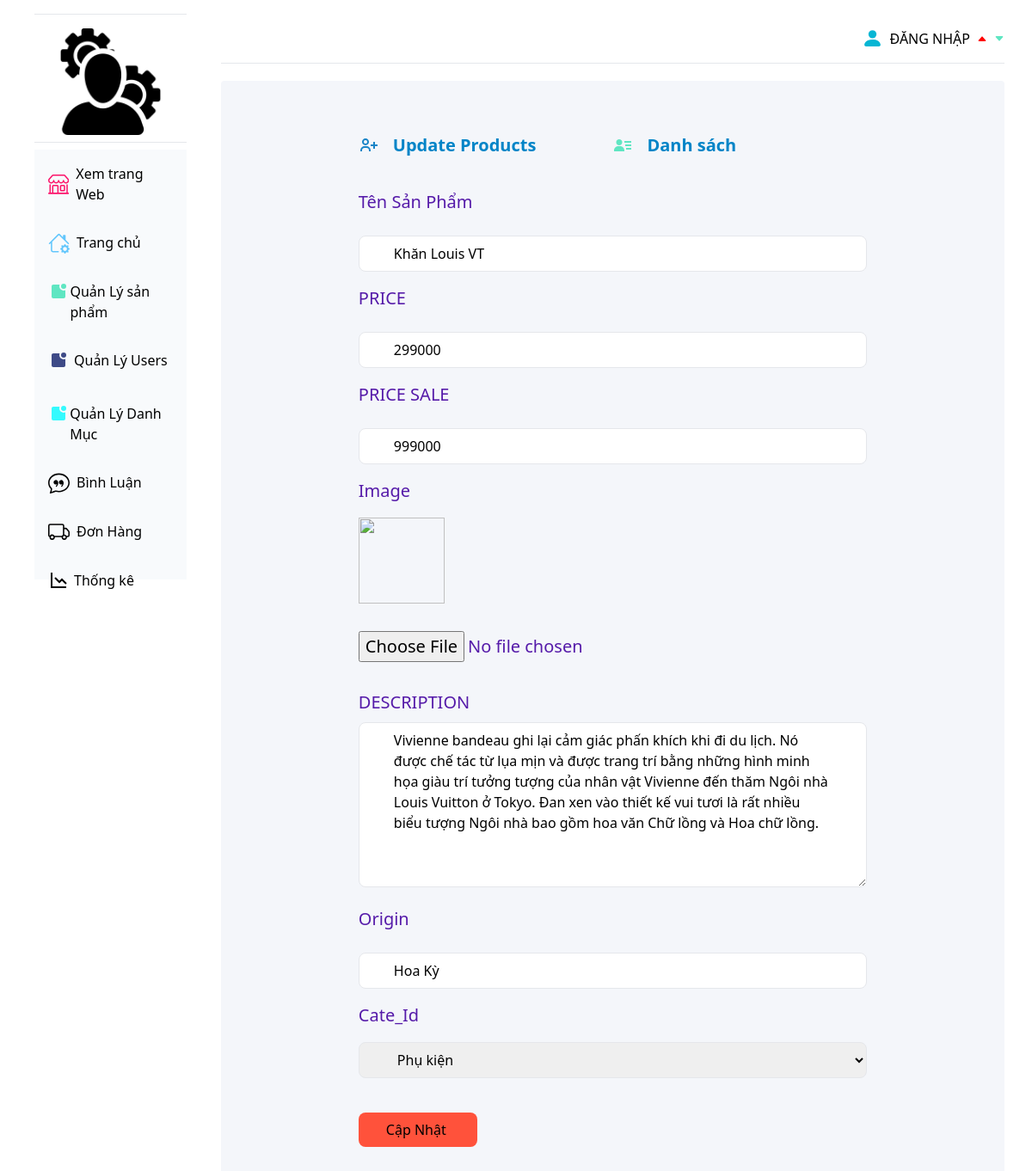
Screenshot of /admin/index.php?act=sua_san_pham&id=8 with the database file from the repository.
### tables this page shows
CREATE TABLE `product` (
  `id` int(11) NOT NULL,
  `id_categories` int(11) DEFAULT NULL,
  `product_name` varchar(255) DEFAULT NULL,
  `product_price` varchar(255) DEFAULT NULL,
  `product_price_sale` varchar(255) DEFAULT NULL,
  `description` text DEFAULT NULL,
  `origin` varchar(255) DEFAULT NULL,
  `image` varchar(255) DEFAULT NULL,
  `image2` varchar(255) DEFAULT NULL,
  `image3` varchar(255) DEFAULT NULL,
  `view` int(11) NOT NULL
);

### guest/pdo.php (called while the page is built, shortened)
<?php
function pdo_get_connection()
{
    $dburl = "mysql:host=localhost;dbname=duan1;charset=utf8";
    $username = 'root';
    $password = '';
    $conn = new PDO($dburl, $username, $password);
    $conn->setAttribute(PDO::ATTR_ERRMODE, PDO::ERRMODE_EXCEPTION);
    return $conn;
}
function pdo_query($sql)
{
    $sql_args = array_slice(func_get_args(), 1);
    try {
        $conn = pdo_get_connection();
        $stmt = $conn->prepare($sql);
        $stmt->execute($sql_args);
        $rows = $stmt->fetchAll();
        return $rows;
    } catch (PDOException $e) {
        throw $e;
    } finally {
        unset($conn);
    }
}
function pdo_query_one($sql)
{
    $sql_args = array_slice(func_get_args(), 1);
    try {
        $conn = pdo_get_connection();
        $stmt = $conn->prepare($sql);
        $stmt->execute($sql_args);
        $row = $stmt->fetch(PDO::FETCH_ASSOC);
        return $row;
    } catch (PDOException $e) {
        throw $e;
    } finally {
        unset($conn);
    }
}

### guest/product.php (called while the page is built, shortened)
<?php
require_once "pdo.php";
function lay_san_pham_theo_ma($id)
{
    $sql = "SELECT * FROM product WHERE id = $id";
    $san_pham = pdo_query_one($sql);
    return $san_pham;
}

### guest/category.php (called while the page is built, shortened)
<?php
require_once "pdo.php";
function lay_tat_ca_danh_muc($order = "DESC")
{
    $sql = "SELECT * FROM categories ORDER BY id $order";
    $ds_danh_muc = pdo_query($sql);
    return $ds_danh_muc;
}

### admin/san_pham/updatesp.php (the view, shortened to what this page needs)
<?php
if (is_array($san_pham)) {
    extract($san_pham);
    $image2 = "../upload/" . $image2;
}
?>
<div class="home mt-5 px-40 py-10 mr-8 bg-[#F4F6FA] h-auto rounded">
    <div class="ad-r">
        <div class="grid grid-cols-2 justify-between">
            <div class="flex items-center">
                <h1 class="text-[20px] mx-4 font-semibold text-sky-600 my-5">Update Products</h1>
            </div>
            <div class="flex items-center">
                <svg xmlns="http://www.w3.org/2000/svg" width="24" height="24" style="fill: #5fe6c2;">
                    <path d="M15 11h7v2h-7zm1 4h6v2h-6zm-2-8h8v2h-8zM4 19h10v-1c0-2.757-2.243-5-5-5H7c-2.757 0-5 2.243-5 5v1h2zm4-7c1.995 0 3.5-1.505 3.5-3.5S9.995 5 8 5 4.5 6.505 4.5 8.5 6.005 12 8 12z">
                    </path>
                </svg>
                <a href="index.php?act=listsp" class="text-[20px] mx-4 font-semibold text-sky-600 ">Danh
                    sách</a>
            </div>
        </div>
        <form action="index.php?act=cap_nhat_sp" method="POST" enctype="multipart/form-data">
            <p class="text-[#551AA9] text-[20px] my-4" for="">Tên Sản Phẩm</p><input required type="text" value="<?= $product_name ?>" name="product_name" placeholder="LV ...." class="border w-full px-10 rounded-lg py-2 mt-2">
            <p class="text-[#551AA9] text-[20px] my-4" for="">PRICE</p><input required type="text" value="<?= $product_price ?>" name="product_price" placeholder="999$ ...." class="border w-full px-10 rounded-lg py-2 mt-2">
            <p class="text-[#551AA9] text-[20px] my-4" for="">PRICE SALE</p><input required type="text" value="<?= $product_price_sale ?>" name="product_price_sale" placeholder="899$ ...." class="border w-full px-10 rounded-lg py-2 mt-2">
            <p class="text-[#551AA9] text-[20px] my-4" for="">Image</p>
            <img src="<?= $image2 ?>" style="width: 100px; height: 100px;" alt=""><br>
            <input type="file" name="image2" class=" text-[#551AA9] text-[20px] my-2">
            <br><br>
            <label class="uppercase font-1xl text-[#551AA9] text-[20px] my-4">Description</label>
            <br>
            <textarea required cols="30" rows="10" placeholder="Expensive ..." value="" name="description" class="border w-full rounded-lg px-10 py-2 h-48 mt-2"><?= $description ?></textarea>
            <p class="text-[#551AA9] text-[20px] my-4" for="">Origin</p><input required type="text" value="<?= $origin ?>" name="origin" placeholder="Việt Nam." class="border w-full px-10 rounded-lg py-2 mt-2">
            <p class="text-[#551AA9] text-[20px] my-4" for="">Cate_Id</p>
            <select name="id_categories" id="" class="w-full border rounded-lg px-10 py-2">
                <?php
                foreach ($ds_danh_muc as $dsdm) {
                    extract($dsdm);
                ?>
                    <option value="<?= $id  ?>">
                        <?= $categories_name ?>
                    </option>
                <?php
                }
                ?>
            </select>
            <input type="submit" name="btn_update" value="Cập Nhật " class="bg-[#ff523b] my-10 py-2 px-8 hover:bg-[#BAAACE] hover:text-white rounded-lg">
        </form>
    </div>
</div>
</div>
</div>
</body>
</html>

### rows the page displays
product: product_name "Khăn Louis VT", product_price "299000", product_price_sale "999000", description "Vivienne bandeau ghi lại cảm giác phấn khích khi đi du lịch. Nó được chế tác từ lụa mịn và được trang trí bằng những hình minh họa giàu trí tưởng tượng của nhân vật Vivienne đến thăm Ngôi nhà Louis Vuitton ở Tokyo. Đan xen vào thiết kế vui tươi là rất nhiều biểu tượng Ngôi nhà bao gồm hoa văn Chữ lồng và Hoa chữ lồng.", origin "Hoa Kỳ"

### other values shown
form field id_categories "Phụ kiện"
